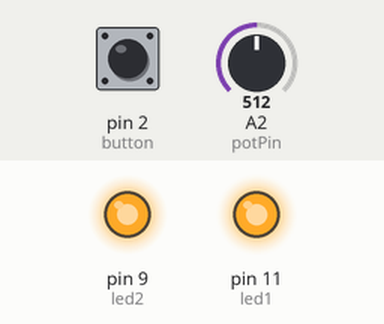
Simulated run of this sketch. Board: Arduino Uno, built with avr-gcc and run on an emulated ATmega328P. Parts: output pins drawn as LEDs (lit = HIGH). Inputs (shaded band) come from the test bench; at power-on: pin 2 (button) LOW, A2 (potPin) = 512. What the sketch prints to the serial monitor is not drawn.

Above: at 1.2 s.
1.3 s: pin 2 (button) pulled HIGH for 0.15 s
At 2.3 s:
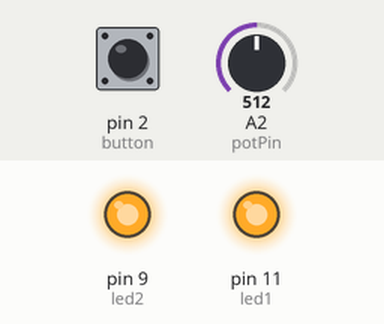
2.9 s: A2 (potPin) set to 122
At 4.1 s:
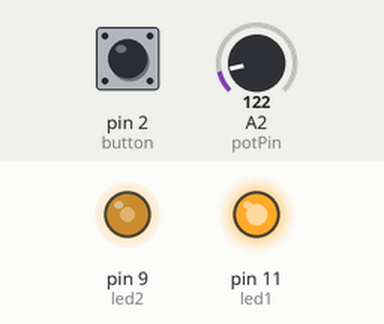
4.4 s: A2 (potPin) set to 0
At 4.9 s:
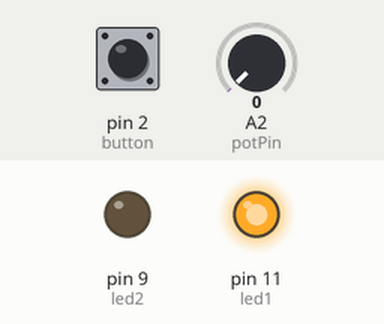
5.9 s: pin 2 (button) pulled HIGH for 1 s
At 6.7 s:
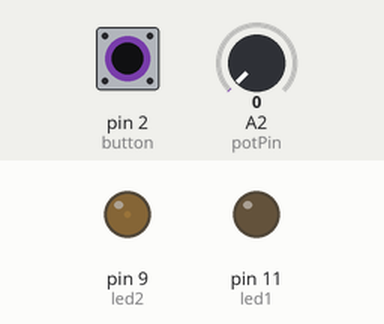
8.4 s: pin 2 (button) pulled HIGH for 3.2 s
At 12.1 s:
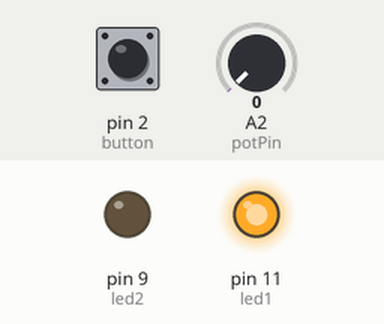
13.1 s: A2 (potPin) set to 306
At 13.5 s:
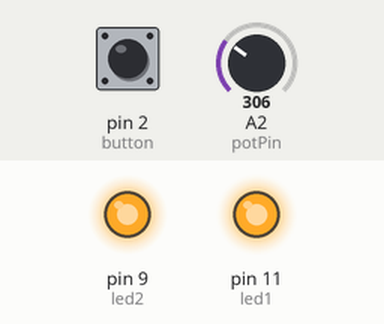
Timing chart, 0 to 15.6 s (numbered marks = the images above; inputs shaded):
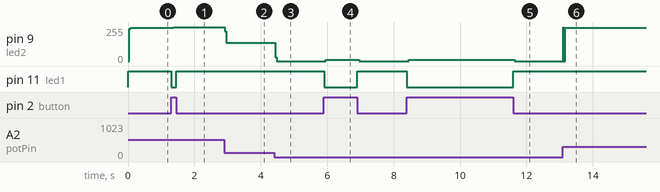

Measured:
- after the input at 1.3 s, pin 9 (led2): 251/255 → 255/255 after 0.06 s; pin 11 (led1): HIGH → LOW at once, → HIGH 0.15 s later
- after the input at 2.9 s, pin 9 (led2): 255/255 → 136/255 at once
- after the input at 4.4 s, pin 9 (led2): 136/255 → 0/255 at once
- after the input at 5.9 s, pin 9 (led2): 0/255 → 8/255 after 0.06 s, → 0/255 1.0 s later; pin 11 (led1): HIGH → LOW at once, → HIGH 1.0 s later
- after the input at 8.4 s, pin 9 (led2): 0/255 → 8/255 after 0.05 s, → 0/255 3.2 s later; pin 11 (led1): HIGH → LOW at once, → HIGH 3.2 s later
- after the input at 13.1 s, pin 9 (led2): 0/255 → 251/255 at once

The sketch:

Homework_1.ino
```cpp
int led1=11;
int led2=9;
int button=2;

int buttonState=0;

int potPin=A2;
int potValue=0;
int outputValue=0;


void setup() {
pinMode(led1,OUTPUT);
pinMode(button,INPUT);
pinMode(led2,OUTPUT);
pinMode(potPin,INPUT);

Serial.begin(9600);


}

void loop() {
  buttonState=digitalRead(button);

  if(buttonState==HIGH){
    digitalWrite(led2,HIGH);
  }else{
    digitalWrite(led2,LOW);
  }
   if(buttonState==HIGH){
    digitalWrite(led1,LOW);
  }else{
    digitalWrite(led1,HIGH);
  }

potValue=analogRead(potPin);
  outputValue=map(potValue,0,2250,0,2550);
  analogWrite(led2,outputValue);

Serial.println(outputValue);
Serial.println(buttonState);
}
```
